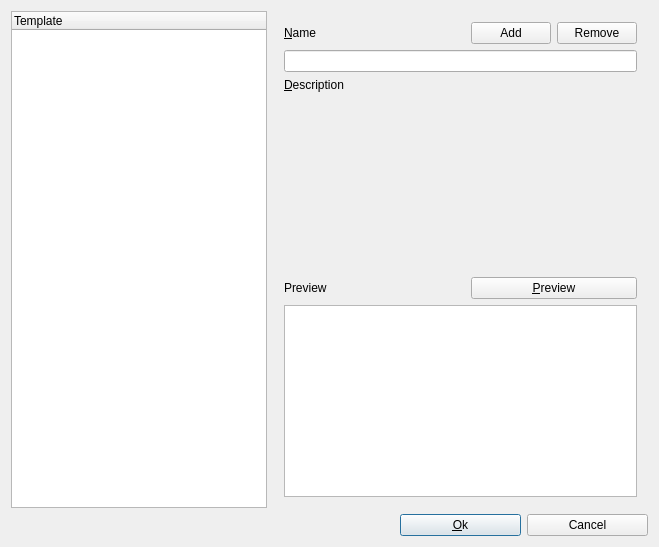
<ui version="4.0" >
 <class>toTemplateEditUI</class>
 <widget class="QDialog" name="toTemplateEditUI" >
  <property name="geometry" >
   <rect>
    <x>0</x>
    <y>0</y>
    <width>659</width>
    <height>547</height>
   </rect>
  </property>
  <property name="windowTitle" >
   <string>Template editor</string>
  </property>
  <layout class="QGridLayout" >
   <property name="leftMargin" >
    <number>11</number>
   </property>
   <property name="topMargin" >
    <number>11</number>
   </property>
   <property name="rightMargin" >
    <number>11</number>
   </property>
   <property name="bottomMargin" >
    <number>11</number>
   </property>
   <property name="horizontalSpacing" >
    <number>6</number>
   </property>
   <property name="verticalSpacing" >
    <number>6</number>
   </property>
   <item row="0" column="0" >
    <widget class="toTreeWidget" name="Templates" >
     <property name="sizePolicy" >
      <sizepolicy vsizetype="Expanding" hsizetype="Preferred" >
       <horstretch>0</horstretch>
       <verstretch>0</verstretch>
      </sizepolicy>
     </property>
     <property name="rootIsDecorated" >
      <bool>true</bool>
     </property>
     <property name="allColumnsShowFocus" >
      <bool>true</bool>
     </property>
     <column>
      <property name="text" >
       <string>Template</string>
      </property>
     </column>
    </widget>
   </item>
   <item row="0" column="1" colspan="3" >
    <widget class="QFrame" name="Frame3" >
     <property name="sizePolicy" >
      <sizepolicy vsizetype="Preferred" hsizetype="Expanding" >
       <horstretch>0</horstretch>
       <verstretch>0</verstretch>
      </sizepolicy>
     </property>
     <property name="frameShape" >
      <enum>QFrame::NoFrame</enum>
     </property>
     <property name="frameShadow" >
      <enum>QFrame::Plain</enum>
     </property>
     <layout class="QGridLayout" >
      <property name="leftMargin" >
       <number>11</number>
      </property>
      <property name="topMargin" >
       <number>11</number>
      </property>
      <property name="rightMargin" >
       <number>11</number>
      </property>
      <property name="bottomMargin" >
       <number>11</number>
      </property>
      <property name="horizontalSpacing" >
       <number>6</number>
      </property>
      <property name="verticalSpacing" >
       <number>6</number>
      </property>
      <item row="1" column="0" colspan="3" >
       <widget class="QLineEdit" name="Name" />
      </item>
      <item row="3" column="0" colspan="3" >
       <widget class="toMarkedText" native="1" name="Description" >
        <property name="sizePolicy" >
         <sizepolicy vsizetype="Expanding" hsizetype="Expanding" >
          <horstretch>0</horstretch>
          <verstretch>0</verstretch>
         </sizepolicy>
        </property>
       </widget>
      </item>
      <item row="2" column="0" colspan="3" >
       <widget class="QLabel" name="TextLabel3" >
        <property name="toolTip" >
         <string>Description text. Can be in HTML format.</string>
        </property>
        <property name="text" >
         <string>&amp;Description</string>
        </property>
        <property name="wordWrap" >
         <bool>false</bool>
        </property>
        <property name="buddy" >
         <cstring>Description</cstring>
        </property>
       </widget>
      </item>
      <item row="5" column="0" colspan="3" >
       <widget class="QTextEdit" name="Preview" >
        <property name="sizePolicy" >
         <sizepolicy vsizetype="Expanding" hsizetype="Expanding" >
          <horstretch>0</horstretch>
          <verstretch>0</verstretch>
         </sizepolicy>
        </property>
        <property name="readOnly" >
         <bool>true</bool>
        </property>
       </widget>
      </item>
      <item row="4" column="1" colspan="2" >
       <widget class="QPushButton" name="PreviewButton" >
        <property name="text" >
         <string>&amp;Preview</string>
        </property>
       </widget>
      </item>
      <item row="0" column="0" >
       <widget class="QLabel" name="TextLabel2" >
        <property name="sizePolicy" >
         <sizepolicy vsizetype="Minimum" hsizetype="Expanding" >
          <horstretch>0</horstretch>
          <verstretch>0</verstretch>
         </sizepolicy>
        </property>
        <property name="toolTip" >
         <string>Name of the template.</string>
        </property>
        <property name="text" >
         <string>&amp;Name</string>
        </property>
        <property name="wordWrap" >
         <bool>false</bool>
        </property>
        <property name="buddy" >
         <cstring>Name</cstring>
        </property>
       </widget>
      </item>
      <item row="0" column="2" >
       <widget class="QPushButton" name="TrashButton" >
        <property name="sizePolicy" >
         <sizepolicy vsizetype="Fixed" hsizetype="Minimum" >
          <horstretch>0</horstretch>
          <verstretch>0</verstretch>
         </sizepolicy>
        </property>
        <property name="toolTip" >
         <string>Remove the current template</string>
        </property>
        <property name="text" >
         <string>Remove</string>
        </property>
       </widget>
      </item>
      <item row="0" column="1" >
       <widget class="QPushButton" name="NewButton" >
        <property name="sizePolicy" >
         <sizepolicy vsizetype="Fixed" hsizetype="Minimum" >
          <horstretch>0</horstretch>
          <verstretch>0</verstretch>
         </sizepolicy>
        </property>
        <property name="toolTip" >
         <string>Add new template</string>
        </property>
        <property name="text" >
         <string>Add</string>
        </property>
       </widget>
      </item>
      <item row="4" column="0" >
       <widget class="QLabel" name="TextLabel4" >
        <property name="sizePolicy" >
         <sizepolicy vsizetype="Minimum" hsizetype="Expanding" >
          <horstretch>0</horstretch>
          <verstretch>0</verstretch>
         </sizepolicy>
        </property>
        <property name="toolTip" >
         <string>Preview of the description. Press the button to update</string>
        </property>
        <property name="text" >
         <string>Preview</string>
        </property>
        <property name="wordWrap" >
         <bool>false</bool>
        </property>
        <property name="buddy" >
         <cstring>Preview</cstring>
        </property>
       </widget>
      </item>
     </layout>
    </widget>
   </item>
   <item row="1" column="0" colspan="2" >
    <spacer>
     <property name="orientation" >
      <enum>Qt::Horizontal</enum>
     </property>
     <property name="sizeType" >
      <enum>QSizePolicy::Expanding</enum>
     </property>
     <property name="sizeHint" >
      <size>
       <width>20</width>
       <height>20</height>
      </size>
     </property>
    </spacer>
   </item>
   <item row="1" column="3" >
    <widget class="QPushButton" name="PushButton2" >
     <property name="text" >
      <string>Cancel</string>
     </property>
    </widget>
   </item>
   <item row="1" column="2" >
    <widget class="QPushButton" name="PushButton1" >
     <property name="text" >
      <string>&amp;Ok</string>
     </property>
     <property name="default" >
      <bool>true</bool>
     </property>
    </widget>
   </item>
  </layout>
 </widget>
 <customwidgets>
  <customwidget>
   <class>toTreeWidget</class>
   <extends>QTreeWidget</extends>
   <header>core/totreewidget.h</header>
  </customwidget>
  <customwidget>
   <class>toMarkedText</class>
   <extends>QWidget</extends>
   <header>editor/tomarkedtext.h</header>
  </customwidget>
 </customwidgets>
 <resources/>
 <connections>
  <connection>
   <sender>PushButton1</sender>
   <signal>clicked()</signal>
   <receiver>toTemplateEditUI</receiver>
   <slot>accept()</slot>
   <hints>
    <hint type="sourcelabel" >
     <x>20</x>
     <y>20</y>
    </hint>
    <hint type="destinationlabel" >
     <x>20</x>
     <y>20</y>
    </hint>
   </hints>
  </connection>
  <connection>
   <sender>PushButton2</sender>
   <signal>clicked()</signal>
   <receiver>toTemplateEditUI</receiver>
   <slot>reject()</slot>
   <hints>
    <hint type="sourcelabel" >
     <x>20</x>
     <y>20</y>
    </hint>
    <hint type="destinationlabel" >
     <x>20</x>
     <y>20</y>
    </hint>
   </hints>
  </connection>
  <connection>
   <sender>PreviewButton</sender>
   <signal>clicked()</signal>
   <receiver>toTemplateEditUI</receiver>
   <slot>preview()</slot>
   <hints>
    <hint type="sourcelabel" >
     <x>20</x>
     <y>20</y>
    </hint>
    <hint type="destinationlabel" >
     <x>20</x>
     <y>20</y>
    </hint>
   </hints>
  </connection>
  <connection>
   <sender>TrashButton</sender>
   <signal>clicked()</signal>
   <receiver>toTemplateEditUI</receiver>
   <slot>remove()</slot>
   <hints>
    <hint type="sourcelabel" >
     <x>20</x>
     <y>20</y>
    </hint>
    <hint type="destinationlabel" >
     <x>20</x>
     <y>20</y>
    </hint>
   </hints>
  </connection>
  <connection>
   <sender>NewButton</sender>
   <signal>clicked()</signal>
   <receiver>toTemplateEditUI</receiver>
   <slot>newTemplate()</slot>
   <hints>
    <hint type="sourcelabel" >
     <x>20</x>
     <y>20</y>
    </hint>
    <hint type="destinationlabel" >
     <x>20</x>
     <y>20</y>
    </hint>
   </hints>
  </connection>
  <connection>
   <sender>Templates</sender>
   <signal>selectionChanged()</signal>
   <receiver>toTemplateEditUI</receiver>
   <slot>changeSelection()</slot>
   <hints>
    <hint type="sourcelabel" >
     <x>20</x>
     <y>20</y>
    </hint>
    <hint type="destinationlabel" >
     <x>20</x>
     <y>20</y>
    </hint>
   </hints>
  </connection>
 </connections>
</ui>
